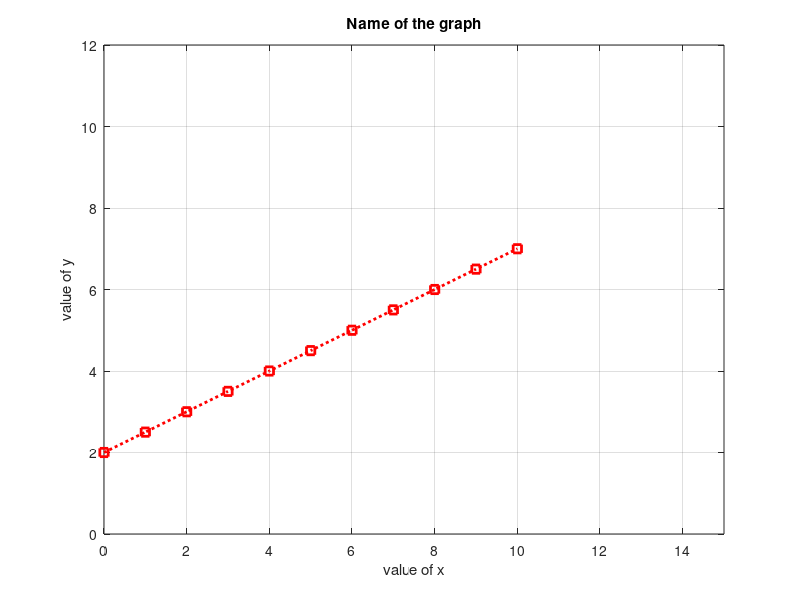

MATLAB code to generate this figure:
x = 0:1:10;
m = 0.5;
c = 2;
y = m*x+c;
figure;
plot(x,y,':rs','Linewidth',2)
title('Name of the graph')
xlabel('value of x')
ylabel('value of y')
xlim([0 15])
ylim([0 12])
grid on
